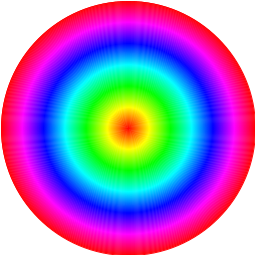
Frame 1 (no input)
Frame 60 (the mouse pressed at the canvas centre just before this capture): identical to frame 1, image omitted
Frame 120 (the mouse held since frame 60 and released just before this capture): identical to frame 1, image omitted

The Processing sketch that drew this single still picture (run headless with seeded random() and noise(); from frame 60 on, the mouse is pressed at the canvas centre):

// Processing sketch: farbe_01_hsv_circle
// ── farbe_01_hsv_circle.pde

void setup() {
  size(255, 255); 
  colorMode(HSB);
  
}

void draw() {
  background(255);
  for (int i=0; i<255; i++) {
    stroke(i, 255, 255);
    noFill();
    ellipse(128, 128, i, i);
  }
}
